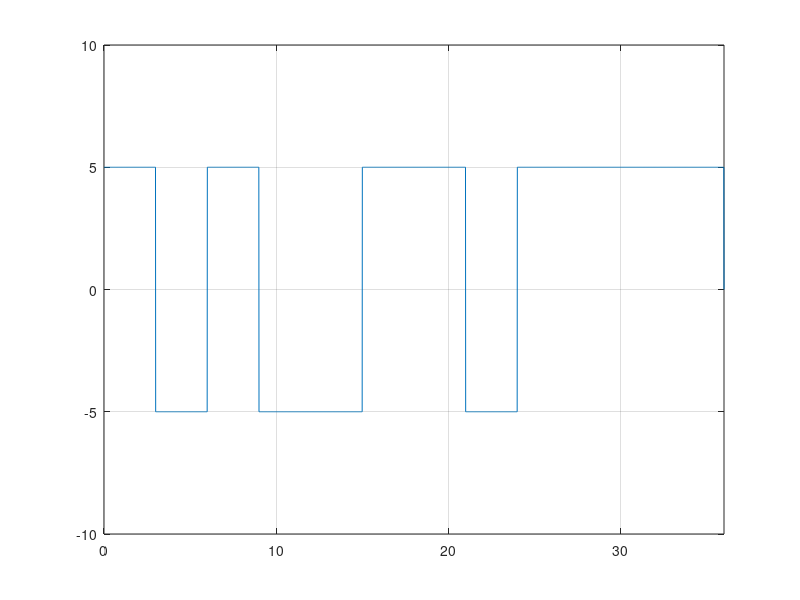

This figure's MATLAB source:
%Digital signal....
%Polar NRZ-L
%If bit == 1 then y(from:to) = +amplitude
%If bit == 0 then y(from:to) = -amplitude

clear all;
clc;
bit = [1, 0, 1, 0, 0, 1, 1, 0, 1, 1, 1, 1];

v_0 = -5;
v_1 = 5;

fs = 100;
bit_duration = 3; % bitrate = 1/bitduration
T = length(bit) * bit_duration; % len/bitrate.
t = 0:1/fs:T;

x_digital = zeros(1, length(t));

%encoding
for i = 1:length(bit)
    if bit(i) == 1
        x_digital((i-1)*fs*bit_duration+1 : i*fs*bit_duration) = v_1;
    else
        x_digital((i-1)*fs*bit_duration+1 : i*fs*bit_duration) = v_0;
    end
end

plot(t, x_digital);
xlim([0, T]);
ylim([-10, 10]);
grid on;

%decoding
%method 1
data = zeros(1, length(bit));

for i=1:length(bit)
    if(x_digital((i-1)*fs*bit_duration+1 : i*fs*bit_duration) == v_1)
        data(i) = 1;
    else
        data(i) = 0;
    end
end

disp(data)

%method 2
data = zeros(1, length(bit));
counter = 0;

for i=1:length(t)
    if t(i) > counter*bit_duration 
        counter = counter + 1;
        if(x_digital(i) > 0)
            data(counter) = 1;
        else
            data(counter) = 0;
        end
    end
end

disp(data)